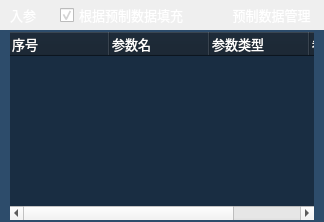
                <widget class="QWidget" name="widget_inparam" native="true">
                 <property name="font">
                  <font>
                   <stylestrategy>PreferAntialias</stylestrategy>
                  </font>
                 </property>
                 <property name="styleSheet">
                  <string notr="true">#widget_inparam{
/*border-right:2px solid rgb(54, 81, 97); */
/*border-left:2px solid rgb(54, 81, 97); */
/*background-color: rgb(54, 81, 97);*/
}

QComboBox{
	color:#ffffff;
	border:0px solid #8a8a8a;
	color: rgb(138, 138, 138);
	border-radius:5px;
	/*background-color: rgb(25, 25, 25, 155);*/
	padding-left:10px;
	
	font: 10pt &quot;OPPOSans B&quot;;
}


QComboBox:disabled{
	border:0px solid gray;
	color:gray;
}

QComboBox::drop-down{
	background:transparent;
}
QComboBox::down-arrow{
	image: url(:/lib/tree_open.png);
    width:20px;
	height:20px;
	margin-right: 10px;
}


QComboBox::down-arrow:enabled{
	color:#52DCFE;
}


QComboBox QAbstractItemView{
	font: 10pt &quot;OPPOSans B&quot;;
	outline: 0px solid gray;   /* 选定项的虚框 */
	border:1px solid #1e2d36;
	color:#ffffff;
	background-color:#1e2d36;
	selection-background-color:rgb(37, 84, 138);
	border-radius:0px;
	padding-bottom:2px;
	padding-top:2px;
}

QComboBox QAbstractItemView::item
{
	height:30px;
	font: 10pt &quot;OPPOSans B&quot;;
	border-radius:5px;
}

QComboBox QAbstractItemView::item:hover {
    color:rgb(255,255,255);
	background-color: rgb(37, 84, 138);
}
 
/* 下拉后，整个下拉窗体被选择的每项的样式 */
QComboBox QAbstractItemView::item:selected {
    color:rgb(255,255,255);
	background-color: rgb(37, 84, 138);
}


QToolButton {
	font: 10pt &quot;OPPOSans B&quot;;
	color: rgb(255, 255, 255);
	background-color: rgb(250, 118, 0);
	border-radius: 5px;
}
QToolButton::menu-indicator { 
	image: None;
}
QToolButton:hover {
	color: rgb(255, 255, 255);
	background-color: rgb(250, 118, 0);
}
</string>
                 </property>
                 <layout class="QHBoxLayout" name="horizontalLayout_3">
                  <property name="spacing">
                   <number>0</number>
                  </property>
                  <property name="leftMargin">
                   <number>0</number>
                  </property>
                  <property name="topMargin">
                   <number>0</number>
                  </property>
                  <property name="rightMargin">
                   <number>0</number>
                  </property>
                  <property name="bottomMargin">
                   <number>0</number>
                  </property>
                  <item>
                   <widget class="QSplitter" name="splitter">
                    <property name="font">
                     <font>
                      <stylestrategy>PreferAntialias</stylestrategy>
                     </font>
                    </property>
                    <property name="orientation">
                     <enum>Qt::Horizontal</enum>
                    </property>
                    <property name="handleWidth">
                     <number>0</number>
                    </property>
                    <widget class="QWidget" name="widget" native="true">
                     <property name="sizePolicy">
                      <sizepolicy hsizetype="Preferred" vsizetype="Expanding">
                       <horstretch>0</horstretch>
                       <verstretch>0</verstretch>
                      </sizepolicy>
                     </property>
                     <property name="font">
                      <font>
                       <stylestrategy>PreferAntialias</stylestrategy>
                      </font>
                     </property>
                     <property name="styleSheet">
                      <string notr="true"/>
                     </property>
                     <layout class="QVBoxLayout" name="verticalLayout_2">
                      <property name="spacing">
                       <number>0</number>
                      </property>
                      <property name="leftMargin">
                       <number>0</number>
                      </property>
                      <property name="topMargin">
                       <number>0</number>
                      </property>
                      <property name="rightMargin">
                       <number>0</number>
                      </property>
                      <property name="bottomMargin">
                       <number>0</number>
                      </property>
                      <item>
                       <widget class="QWidget" name="widget_in_param" native="true">
                        <property name="minimumSize">
                         <size>
                          <width>0</width>
                          <height>30</height>
                         </size>
                        </property>
                        <property name="font">
                         <font>
                          <stylestrategy>PreferAntialias</stylestrategy>
                         </font>
                        </property>
                        <property name="styleSheet">
                         <string notr="true">#widget_in_param{
border-top-right-radius: 10px;
border-top-left-radius: 10px;
}

</string>
                        </property>
                        <layout class="QHBoxLayout" name="horizontalLayout_8">
                         <property name="spacing">
                          <number>0</number>
                         </property>
                         <property name="leftMargin">
                          <number>10</number>
                         </property>
                         <property name="topMargin">
                          <number>0</number>
                         </property>
                         <property name="rightMargin">
                          <number>10</number>
                         </property>
                         <property name="bottomMargin">
                          <number>0</number>
                         </property>
                         <item>
                          <widget class="QLabel" name="label_request_param">
                           <property name="minimumSize">
                            <size>
                             <width>50</width>
                             <height>0</height>
                            </size>
                           </property>
                           <property name="maximumSize">
                            <size>
                             <width>50</width>
                             <height>16777215</height>
                            </size>
                           </property>
                           <property name="font">
                            <font>
                             <family>OPPOSans B</family>
                             <pointsize>10</pointsize>
                             <stylestrategy>PreferAntialias</stylestrategy>
                            </font>
                           </property>
                           <property name="styleSheet">
                            <string notr="true">color: rgb(255, 255, 255);
background-color: rgba(255, 255, 255, 0);
border-top-left-radius: 15px;
border: 0px solid rgba(212, 212, 212, 50);</string>
                           </property>
                           <property name="text">
                            <string>入参</string>
                           </property>
                           <property name="alignment">
                            <set>Qt::AlignLeading|Qt::AlignLeft|Qt::AlignVCenter</set>
                           </property>
                          </widget>
                         </item>
                         <item>
                          <widget class="QCheckBox" name="checkBox_3">
                           <property name="maximumSize">
                            <size>
                             <width>16777215</width>
                             <height>20</height>
                            </size>
                           </property>
                           <property name="font">
                            <font>
                             <family>OPPOSans B</family>
                             <pointsize>10</pointsize>
                             <stylestrategy>PreferAntialias</stylestrategy>
                            </font>
                           </property>
                           <property name="styleSheet">
                            <string notr="true">color: rgb(255, 255, 255);</string>
                           </property>
                           <property name="text">
                            <string>根据预制数据填充</string>
                           </property>
                           <property name="checked">
                            <bool>true</bool>
                           </property>
                          </widget>
                         </item>
                         <item>
                          <spacer name="horizontalSpacer">
                           <property name="font">
                            <font>
                             <stylestrategy>PreferAntialias</stylestrategy>
                            </font>
                           </property>
                           <property name="orientation">
                            <enum>Qt::Horizontal</enum>
                           </property>
                           <property name="sizeHint" stdset="0">
                            <size>
                             <width>40</width>
                             <height>20</height>
                            </size>
                           </property>
                          </spacer>
                         </item>
                         <item>
                          <widget class="QToolButton" name="toolButton_preData">
                           <property name="minimumSize">
                            <size>
                             <width>85</width>
                             <height>30</height>
                            </size>
                           </property>
                           <property name="maximumSize">
                            <size>
                             <width>85</width>
                             <height>30</height>
                            </size>
                           </property>
                           <property name="font">
                            <font>
                             <family>OPPOSans B</family>
                             <pointsize>10</pointsize>
                             <weight>50</weight>
                             <italic>false</italic>
                             <bold>false</bold>
                             <stylestrategy>PreferAntialias</stylestrategy>
                            </font>
                           </property>
                           <property name="styleSheet">
                            <string notr="true">QToolButton {
	color: rgb(255, 255, 255);
	background-color: rgba(54, 81, 97,0);
	border-radius: 5px;
}

QToolButton::menu-indicator { 
	image: None;
}

 
QToolButton:hover {
	color: rgb(255, 255, 255);
	background-color: rgba(54, 81, 97,0);
}</string>
                           </property>
                           <property name="text">
                            <string>预制数据管理</string>
                           </property>
                           <property name="iconSize">
                            <size>
                             <width>18</width>
                             <height>18</height>
                            </size>
                           </property>
                           <property name="toolButtonStyle">
                            <enum>Qt::ToolButtonTextBesideIcon</enum>
                           </property>
                          </widget>
                         </item>
                        </layout>
                       </widget>
                      </item>
                      <item>
                       <widget class="QTreeWidget" name="treeWidget">
                        <property name="font">
                         <font>
                          <family>OPPOSans B</family>
                          <pointsize>10</pointsize>
                          <weight>50</weight>
                          <italic>false</italic>
                          <bold>false</bold>
                          <stylestrategy>PreferAntialias</stylestrategy>
                         </font>
                        </property>
                        <property name="styleSheet">
                         <string notr="true">QLineEdit{
font: 10pt &quot;OPPOSans B&quot;;
color:#ced4da;
background-color: rgba(255, 255, 255, 0);
border-radius: 0px;
padding-left:0px;
padding-right:0px;

}


QLineEdit::focus {
border: 1px solid rgb(255, 104, 17);
}

QLineEdit::hover {
border: 1px solid rgb(255, 104, 17);
}

QToolButton {
	background-color: rgba(255, 255, 255,0);
	border: none;
}

QTreeWidget {
	border:2px solid rgb(45, 76, 107);
	color: rgb(0, 0, 0);
	
	font: 10pt &quot;OPPOSans B&quot;;
	
}

QHeaderView {
font: 10pt &quot;OPPOSans B&quot;;
	color: rgb(255, 255, 255);
/*background-color: rgb(54, 81, 97);*/
	background-color: rgb(17, 30, 44);
height: 25px;
/*border: none;*/
}

QTreeWidget#treeWidget {
border-right:10px solid rgb(45, 76, 107);
border-left:10px solid rgb(45, 76, 107);
outline: none;
	background-color: rgb(25, 45, 66);
/*background-color: rgb(30, 45, 54);*/
}
QTreeWidget::item {
	height: 30px;
	color: rgb(255, 255, 255);
	outline: 0px;
	border-bottom: 1px solid rgba(197, 197, 197, 50);
}

QTreeWidget::item:hover {
	outline: 0px;
    color: rgb(255, 255, 255);
	background-color: rgba(209, 209, 209, 20);
}
QTreeWidget::item:selected{
	outline: 0px;
    color: #45B2FF;
	background-color: rgba(209, 209, 209, 20);
}
QTreeWidget::item:selected:active{
	outline: 0px;
    color: #45B2FF;
}
 
QTreeWidget::item:selected:!active {
	outline: 0px;
    color: #45B2FF;
}


QTreeWidget::branch {
	height: 28px;
	width: 28px;
}

QTreeView::branch:selected {
/*background-color: rgb(30, 45, 54);*/
}

QTreeWidget::branch:!has-children:selected {
	/*background-color: rgb(30, 45, 54);*/
}
QTreeWidget::branch:!has-children:!selected {
	/*background-color: rgb(30, 45, 54);*/
}

QTreeWidget::branch:closed:has-children:!has-siblings,
QTreeWidget::branch:closed:has-children:has-siblings {
	border-image: none;
    image: url(:/lib/tree_close.png);
	/*background-color: rgb(30, 45, 54);*/
}
 
QTreeWidget::branch:open:has-children:!has-siblings,
QTreeWidget::branch:open:has-children:has-siblings  {
	border-image: none;
    image: url(:/lib/tree_open.png);
    
	/*background-color: rgb(30, 45, 54);*/
}


QScrollBar::horizontal{
    height: 8px;
	background-color: rgb(67, 77, 88);
	margin: 0px,0px,0px,0px;
    padding-top: 0px;		/*//隐藏上下的箭头*/
    padding-bottom: 0px;
}

QScrollBar::handle:horizontal {
    height: 8px;
	background-color: rgb(239, 239, 239);
    /*滚动条两端变成椭圆 */
    border-radius: 2px;
    min-height: 0;
}

QScrollBar::sub-page:horizontal {
	background-color: rgba(255, 255, 255, 0);
}
QScrollBar::add-page:horizontal 
{
    background-color: rgba(255, 255, 255, 0);
}

QScrollBar::add-line:horizontal {
	border: none;
    height: 0px;
    subcontrol-position: bottom;
    subcontrol-origin: margin;
}
QScrollBar::sub-line:horizontal {
    border: none;
    height: 0px;
    subcontrol-position: top;
    subcontrol-origin: margin;
}

QScrollBar::down-arrow:horizontal {
    border:none;
}
QScrollBar::up-arrow:horizontal {
    border:none;
}

QToolTip {
color:#ced4da;
background-color: rgb(108, 117, 125, 65);
border-radius: 2px;
}</string>
                        </property>
                        <property name="indentation">
                         <number>20</number>
                        </property>
                        <property name="uniformRowHeights">
                         <bool>true</bool>
                        </property>
                        <property name="sortingEnabled">
                         <bool>false</bool>
                        </property>
                        <property name="animated">
                         <bool>false</bool>
                        </property>
                        <attribute name="headerVisible">
                         <bool>true</bool>
                        </attribute>
                        <attribute name="headerMinimumSectionSize">
                         <number>20</number>
                        </attribute>
                        <attribute name="headerDefaultSectionSize">
                         <number>100</number>
                        </attribute>
                        <attribute name="headerStretchLastSection">
                         <bool>true</bool>
                        </attribute>
                        <column>
                         <property name="text">
                          <string>序号</string>
                         </property>
                         <property name="font">
                          <font>
                           <family>OPPOSans B</family>
                           <pointsize>10</pointsize>
                          </font>
                         </property>
                        </column>
                        <column>
                         <property name="text">
                          <string>参数名</string>
                         </property>
                         <property name="font">
                          <font>
                           <family>OPPOSans B</family>
                           <pointsize>10</pointsize>
                           <stylestrategy>PreferAntialias</stylestrategy>
                          </font>
                         </property>
                        </column>
                        <column>
                         <property name="text">
                          <string>参数类型</string>
                         </property>
                         <property name="font">
                          <font>
                           <family>OPPOSans B</family>
                           <pointsize>10</pointsize>
                           <stylestrategy>PreferAntialias</stylestrategy>
                          </font>
                         </property>
                        </column>
                        <column>
                         <property name="text">
                          <string>参数值</string>
                         </property>
                         <property name="font">
                          <font>
                           <family>OPPOSans B</family>
                           <pointsize>10</pointsize>
                           <stylestrategy>PreferAntialias</stylestrategy>
                          </font>
                         </property>
                        </column>
                       </widget>
                      </item>
                     </layout>
                    </widget>
                   </widget>
                  </item>
                 </layout>
                </widget>
